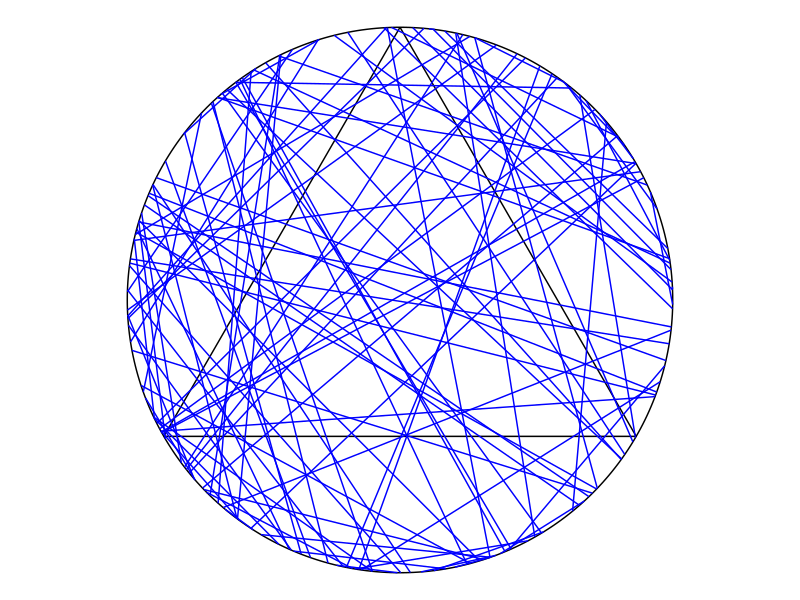

This figure's R source:
# Instruction to students: You may clear the code in this file and replace it
# with your own.

library(tidyverse)
library(ggforce)
theme_set(theme_void())

# Bertrand’s Paradox Probability Part

# Setting parameters
nLines = 100; # Number of lines
r = 1 # Radius of circle
l = sqrt(3) # Length of the side of an equilateral triangle



# Method A
theta1 <- runif(nLines, 0, 2*pi)
theta2 <- runif(nLines, 0, 2*pi) 
# Endpoints of chords within the circle
x1 <- r*cos(theta1) 
y1 <- r*sin(theta1) 
x2 <- r*cos(theta2)
y2 <- r*sin(theta2)

chordA <- sqrt(((x2)-(x1))^2 + ((y2)-(y1))^2)
sA <- sum(chordA > l) # Total number of chords longer than the length(l)
pA <- sA/nLines # Probability of Method A
print(pA)



# Method B
theta3 <- runif(nLines, 0, 2*pi)
# Endpoints of chords within the circle
x3 <- r*cos(theta3)
y3 <- r*sin(theta3) 

distance <- runif(nLines, 0, r)
chordB <- 2 * sqrt((1^2) - (distance)^2)
sB <- sum(chordB > l) # Total number of chords longer than the length(l)
pB <- sB/nLines # Probability of Method B
print (pB)


# Method C 
theta4 <- runif(nLines, 0, 2*pi)
# Endpoints of chords within the circle
x4 <- r*cos(theta4)
y4 <- r*sin(theta4)
x5 <- x4*cos(theta4) + y4*sin(theta4)
y5 <- x4*sin(theta4) - y4*cos(theta4)
x6 <- x4*cos(theta4) - y4*sin(theta4)
y6 <- x4*sin(theta4) + y4*cos(theta4)

chordC <- sqrt(((x6)-(x5))^2 + ((y6)-(y5))^2)
sC <- sum(chordC > l) # Total number of chords longer than the length(l)
pC <- sC/nLines # Probability of Method C
print(pC)




# Bertrand’s Paradox Plotting Part

# Draw a random chord in a unit circle centred at origin -----------------------

# Coordinates of equilateral triangle
eqtri_df <- tibble(
  x    = c(0, sqrt(3) / 2, -sqrt(3) / 2),
  y    = c(1, -0.5, -0.5),
  xend = c(sqrt(3) / 2, -sqrt(3) / 2, 0),
  yend = c(-0.5, -0.5, 1)
)

rdmchr_df <- tibble(
  x    = x1,
  y    = y1,
  xend = x2,
  yend = y2
)

# Plot
# Method A
p <- ggplot() +
  ggforce::geom_circle(aes(x0 = 0, y0 = 0, r = 1)) +
  geom_segment(data = eqtri_df, aes(x = x, y = y, xend = xend, yend = yend)) +
  geom_segment(data = rdmchr_df, aes(x = x, y = y, xend = xend, yend = yend),
               col = "blue") +
  coord_equal()

ggsave(p, file = "plotA.png", height = 5, width = 7)
